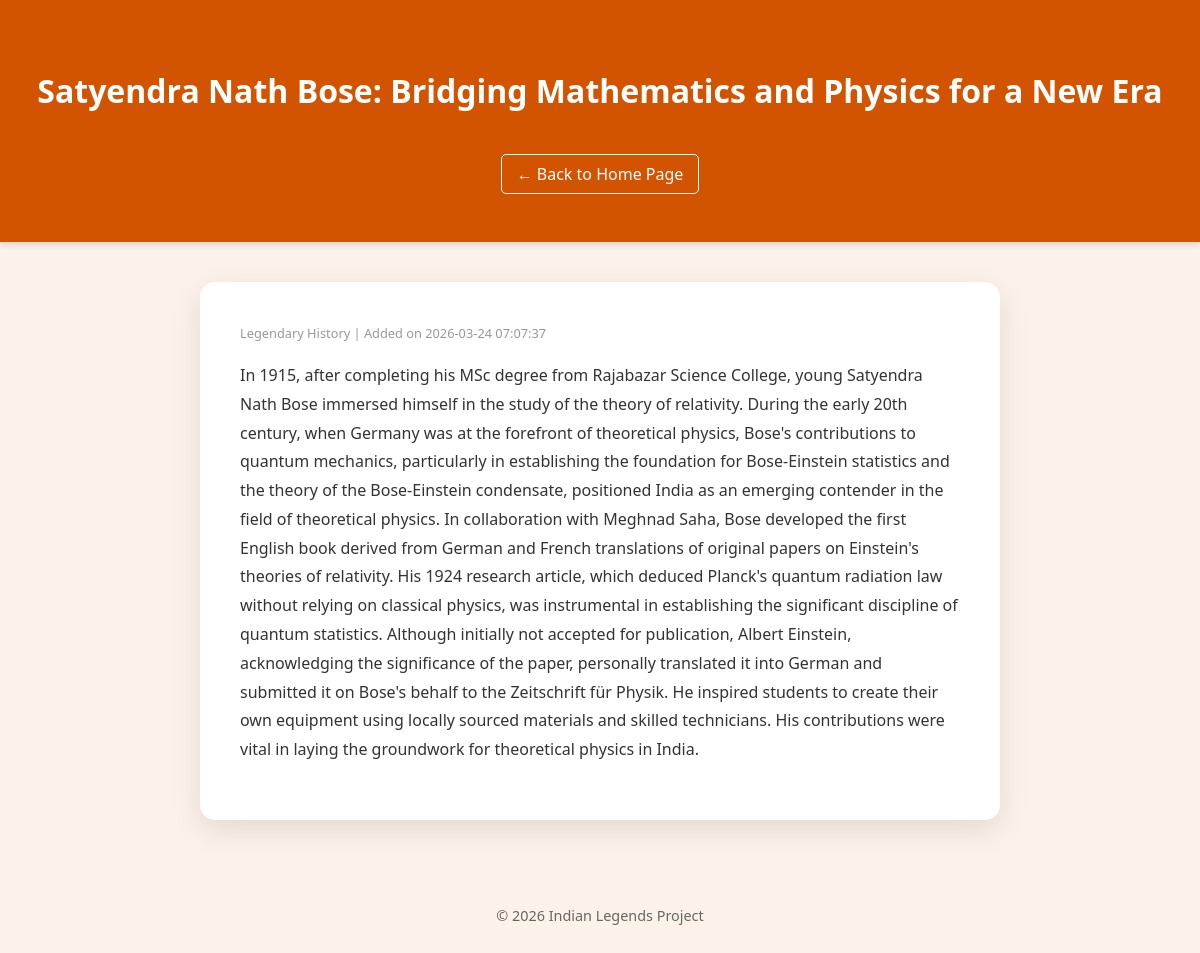
/2, run on the app's committed database.
### tables this page shows
CREATE TABLE posts (
    id INTEGER PRIMARY KEY AUTOINCREMENT,
    created TIMESTAMP NOT NULL DEFAULT CURRENT_TIMESTAMP,
    title TEXT NOT NULL,
    content TEXT NOT NULL
);

### app.py (the view)
@app.route('/<int:post_id>')
def post(post_id):
    conn = get_db_connection()
    post = conn.execute('SELECT * FROM posts WHERE id = ?', (post_id,)).fetchone()
    conn.close()
    return render_template('post.html', post=post)

### app.py (called while the page is built)
def get_db_connection():
    conn = sqlite3.connect('database.db')
    conn.row_factory = sqlite3.Row
    return conn

### templates/post.html (shortened to what this page needs)
<!DOCTYPE html>
<html lang="en">
<head>
    <link rel="stylesheet" href="{{ url_for('static', filename='style.css') }}">
</head>
<body>
    <header>
        <div class="header-content">
            <h1>{{ post['title'] }}</h1>
            <a href="{{ url_for('index') }}" class="back-btn">← Back to Home Page</a>
        </div>
    </header>
    <main class="detail-container">
        <article class="full-post">
            <div class="post-meta">
                <span class="date">Legendary History | Added on {{ post['created'] }}</span>
            </div>
            <div class="post-body">
                <p>{{ post['content'] }}</p>
            </div>
        </article>
    </main>
    <footer>
        <p>&copy; 2026 Indian Legends Project</p>
    </footer>
</body>
</html>

### static/style.css (style rules this page uses)
body { font-family: 'Segoe UI', Tahoma, Geneva, Verdana, sans-serif; background-color: #fdf2e9; margin: 0; color: #333; }
header { background-color: #d35400; color: white; text-align: center; padding: 3rem 1rem; box-shadow: 0 4px 6px rgba(0,0,0,0.1); }
.date { font-size: 0.8rem; color: #999; display: block; margin-bottom: 15px; }
footer { text-align: center; padding: 2rem; font-size: 0.9rem; color: #666; }
.detail-container { max-width: 800px; margin: 40px auto; padding: 0 20px; }
.full-post { background: white; padding: 40px; border-radius: 15px; box-shadow: 0 10px 30px rgba(0,0,0,0.1); line-height: 1.8; }
.back-btn { display: inline-block; margin-top: 20px; color: white; text-decoration: none; border: 1px solid white; padding: 8px 15px; border-radius: 5px; transition: 0.3s; }

### data on the page
posts: title "Satyendra Nath Bose: Bridging Mathematics and Physics for a New Era", created "2026-03-24 07:07:37", content "In 1915, after completing his MSc degree from Rajabazar Science College, young Satyendra Nath Bose immersed himself in the study of the theory of relativity. During the early 20th century, when Germany was at the forefront of theoretical physics, Bose's contributions to quantum mechanics, particularly in establishing the foundation for Bose-Einstein statistics and the theory of the Bose-Einstein condensate, positioned India as an emerging contender in the field of theoretical physics. In collaboration with Meghnad Saha, Bose developed the first English book derived from German and French translations of original papers on Einstein's theories of relativity. His 1924 research article, which…"
